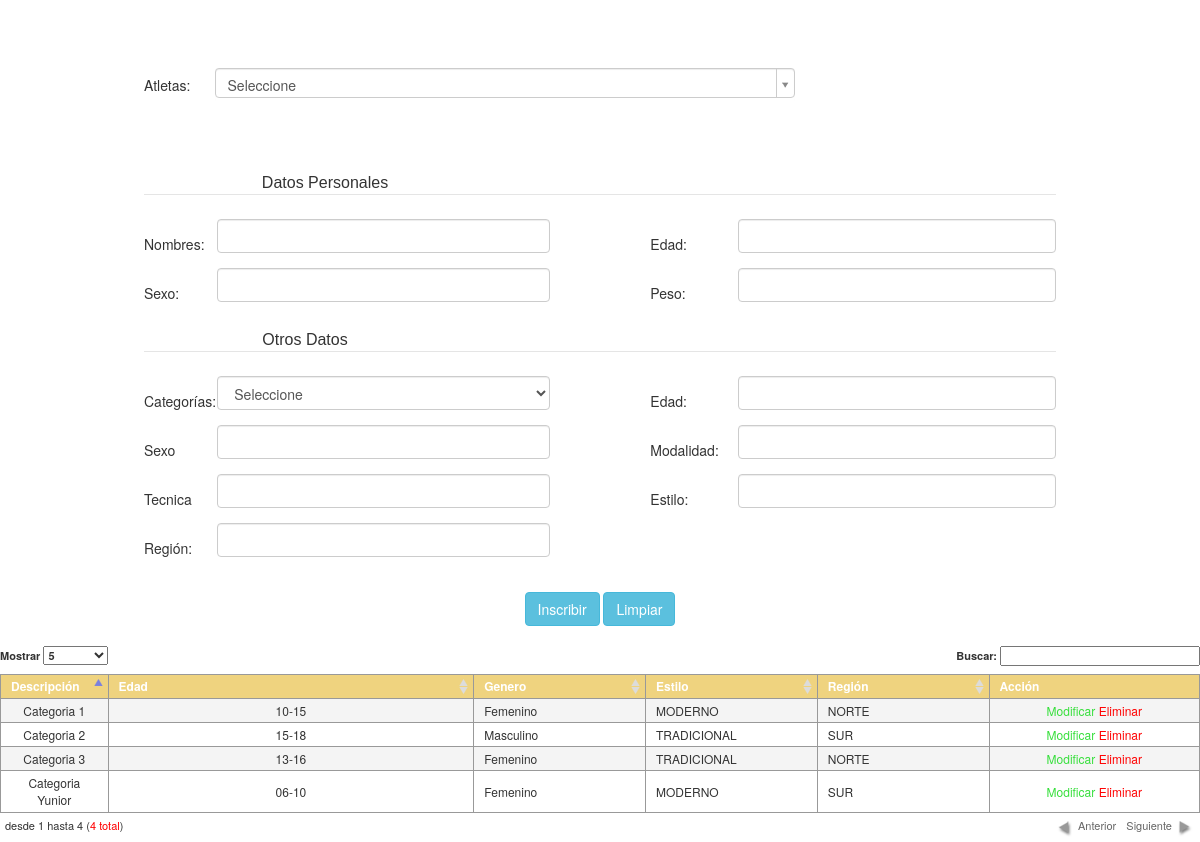
/vista/inscripcion.php, run on an earlier commit of the app's database.
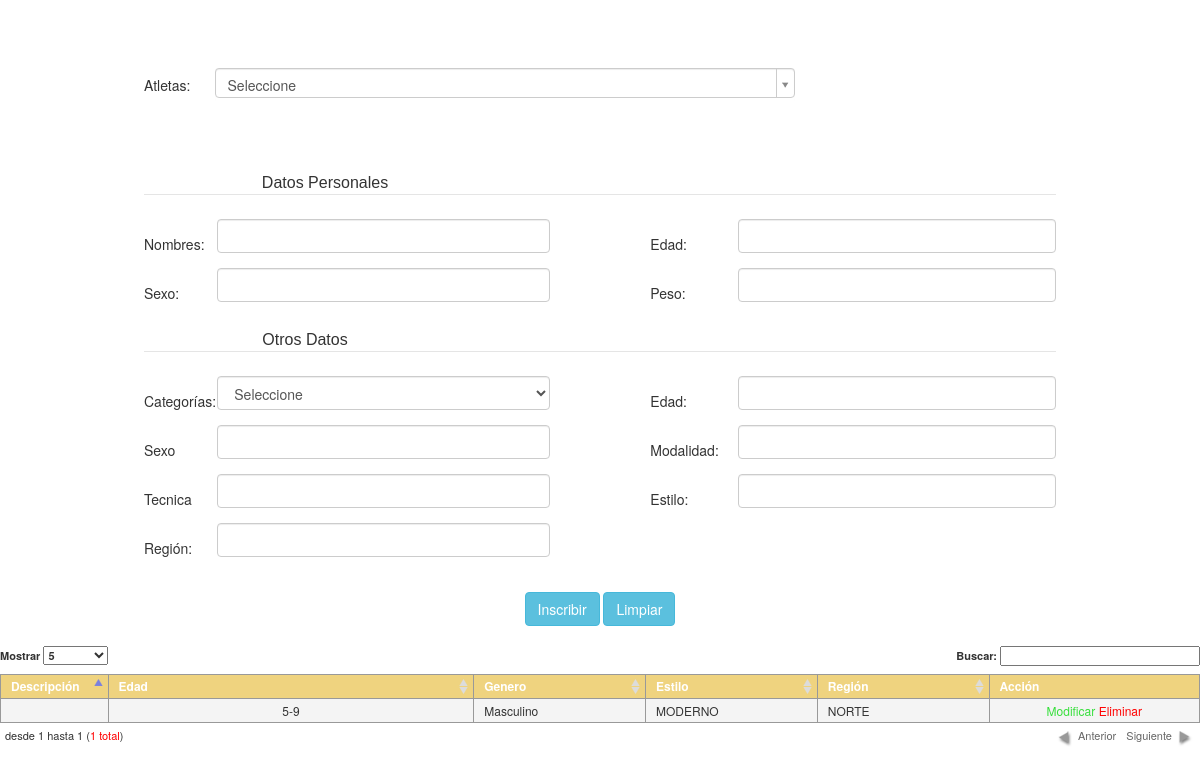
And on a later commit of the database.
### tables this page shows
CREATE TABLE `categorias` (
  `num_registro` int(11) NOT NULL AUTO_INCREMENT,
  `descripcion` varchar(20) NOT NULL,
  `edad` varchar(20) NOT NULL,
  `sexo` varchar(20) NOT NULL,
  `id_nivel` int(11) NOT NULL,
  `modalidad` int(11) NOT NULL,
  `id_estilo` varchar(20) NOT NULL,
  `id_region` varchar(20) NOT NULL,
  `id_tecnica` varchar(20) NOT NULL,
  `estatus` varchar(20) NOT NULL,
  `id_kilos` int(11) NOT NULL,
  PRIMARY KEY (`num_registro`)
);

CREATE TABLE `estilo` (
  `id_estilo` int(11) NOT NULL AUTO_INCREMENT,
  `nombre_estilo` varchar(25) DEFAULT NULL,
  PRIMARY KEY (`id_estilo`),
  KEY `id_estilo` (`id_estilo`)
);

CREATE TABLE `region` (
  `id_region` int(11) NOT NULL AUTO_INCREMENT,
  `nombre_region` varchar(25) DEFAULT NULL,
  KEY `id_region` (`id_region`)
);

### modelo/Conexion.php (called while the page is built, shortened)
<?php
class Conexion
{
    private static $_server   = 'localhost';
    private static $_user     = 'root';
    private static $_password = '123456';
    protected $bd             = 'wushu';
    private function _abrir_conn() {
        $this->_conn = new mysqli(self::$_server, self::$_user, self::$_password, $this->bd);
        if ((int) $this->_conn->connect_errno == 0) {
            $this->_state_conn = TRUE;
            $this->_conn->set_charset('utf8');
            return $this->_conn;
        }
    }
    public function _query($sql) {
        if ($this->_state_conn === TRUE) {
            $resultado = $this->_conn->query($sql);
            if($resultado){
                return $resultado;
            }else{
                return FALSE;
            }
        }
    }
    public function RetornarRegistros($sql) {
        $result = $this->_query($sql);
        if ($this->_state_conn === TRUE) {
             $count = $result->num_rows;
            if($count > 0){
            while ($row =$result->fetch_array()) {
                $rows[] = $row;
            }
            return $rows;
            }else{
                return FALSE;
            }
        }
    }
}

### vista/inscripcion.php (the view, shortened to what this page needs)
<?php
require_once '../modelo/Conexion.php';
$obj_conexion = new Conexion();
$datos     = "SELECT cedula, CONCAT_WS('-', nacionalidad, cedula, nombre )AS datos FROM atletas ";
$categoria = "SELECT  num_registro,  descripcion FROM categorias ";
$modalidad = "SELECT  num_registro,  descripcion FROM modalidades";
$estilo    = "SELECT  id_estilo,  nombre_estilo FROM estilo";
$region    = "SELECT  id_region,  nombre_region FROM region ";
$evento    = "SELECT  id_estatus,  estatus_evento FROM estatus_evento";
$d_resul   = $obj_conexion->RetornarRegistros($datos);
$resultec  = $obj_conexion->RetornarRegistros($categoria);
$resultado = $obj_conexion->RetornarRegistros($modalidad);
$result    = $obj_conexion->RetornarRegistros($estilo);
$resul     = $obj_conexion->RetornarRegistros($region);
$res       = $obj_conexion->RetornarRegistros($evento);
?>
<!DOCTYPE html>
<html>
    <head>
        <link href="../css/bootstrap.css" rel="stylesheet" media="screen"/>
        <link href="../css/estilos.css" rel="stylesheet" media="screen"/>
        <link href="../css/jquery.dataTables.css" rel="stylesheet" media="screen"/>
        <link href="../css/maquetacion.css" rel="stylesheet" media="screen"/>
        <link href="../css/select2.css" rel="stylesheet" media="screen"/>
        <link href="../css/select2-bootstrap.css" rel="stylesheet" media="screen"/>
    </head>
    <body>
        <div style="margin-top: 5%;position: relative;display: block">
            <form id="frminscripcion">
                <table width="912" border="0" align="center">
                    <tr>
                        <td width="79" height="50">Atletas:</td>
                        <td width="741">
                        </td>
                        <td width="351" >
                        </td>
                    </tr>
                </table>
                <table width="912" border="0" align="center" style="margin-top: 50px;">
                    <tr>
                        <td height="59" colspan="4" align="center">
                            <fieldset>
                                <legend>
                                    <span style="margin-left: -550px;
                                          color: #333333;
                                          font-family: Helvetica,Arial,sans-serif;
                                          font-size: 16px; ">  Datos Personales </span>
                                </legend>
                            </fieldset>
                        </td>
                    </tr>
                    <tr>
                        <td width="68">Nombres:</td>
                        <td width="328">
                            <div class="form-group">
                                <input type="text" class="form-control" disabled="disabled" style="background-color: #ffffff" id="nombre" name="nombre" value="" maxlength="10"/>
                            </div>
                        </td>
                        <td width="185"><span style="margin-left: 100px;">Edad:</span></td>
                        <td width="313">
                            <div class="form-group">
                                <input type="text" class="form-control" disabled="disabled" style="background-color: #ffffff" id="edad" name="edad" value="" />
                            </div>
                        </td>
                    </tr>
                    <tr>
                        <td>Sexo:</td>
                        <td>
                            <div class="form-group">
                                <input type="text" class="form-control" disabled="disabled" style="background-color: #ffffff" id="sexo" name="sexo" value="" maxlength="10"/>
                            </div>
                        </td>
                        <td><span style="margin-left: 100px;">Peso:</span></td>
                        <td>
                            <div class="form-group">
                                <input type="text" class="form-control" disabled="disabled" style="background-color: #ffffff" id="peso" name="peso" value="" />
                            </div>
                        </td>
                    </tr>
                    <tr>
                        <td height="59" colspan="4" align="center">
                            <fieldset>
                                <legend>
                                    <span style="margin-left: -590px;
                                          color: #333333;
                                          font-family: Helvetica,Arial,sans-serif;
                                          font-size: 16px; ">  Otros Datos </span>
                                </legend>
                            </fieldset>
                        </td>
                    </tr>
                    <tr>
                        <td>Categor&iacute;as:</td>
                        <td>
                            <div class="form-group">
                                <select name="categorias" class="form-control" id="categorias">
                                    <option value="0">Seleccione</option>
                                </select>
                            </div>
                        </td>
                        <td><span style="margin-left: 100px;">Edad:</span></td>
                        <td>
                            <div class="form-group">
                                <input type="text" class="form-control" disabled="disabled" style="background-color: #ffffff" id="edadc" name="edadc" value="" />
                            </div>
                        </td>
                    </tr>
                    <tr>
                        <td>Sexo</td>
                        <td>
                            <div class="form-group">
                                <input type="text" class="form-control" disabled="disabled" style="background-color: #ffffff" id="sexoc" name="sexoc" value="" />
                            </div>
                        </td>
                        <td><span style="margin-left: 100px;">Modalidad:</span></td>
                        <td>
                            <div class="form-group">
                                <input type="text" class="form-control" disabled="disabled" style="background-color: #ffffff" id="modalidad" name="modalidad" value="" />
                            </div>
                        </td>
                    </tr>
                    <tr>
                        <td>Tecnica</td>
                        <td>
                            <div class="form-group">
                                <input type="text" class="form-control" disabled="disabled" style="background-color: #ffffff" id="tecnica" name="tecnica" value="" />
                            </div>
                        </td>
                        <td><span style="margin-left: 100px;">Estilo:</span></td>
                        <td>
                            <div class="form-group">
                                <input type="text" class="form-control" disabled="disabled" style="background-color: #ffffff" id="estilo" name="estilo" value="" />
                            </div>
                        </td>
                    </tr>
                    <tr>
                        <td>Regi&oacute;n:</td>
                        <td>
                            <div class="form-group">
                                <input type="text" class="form-control" disabled="disabled" style="background-color: #ffffff" id="region" name="region" value="" />
                            </div>
                        </td>
                    </tr>
                    <tr>
                        <td colspan="4">&nbsp;</td>
                    </tr>
                    <tr>
                        <td colspan="4" align="center">
                            <button type="button" id="ingresar" class="btn btn-info">Inscribir</button>
                            <button type="button" id="limpiar" class="btn btn-info">Limpiar</button>
                        </td>
                    </tr>
                </table>
                <tr>
                    <td colspan="4" align="center">
                        <table border="0" id="tbl_inscripcion" class="dataTable">
                            <thead>
                                <tr>
                                    <th>Descripci&oacute;n</th>
                                    <th>Edad</th>
                                    <th>Genero</th>
                                    <th>Estilo</th>
                                    <th>Regi&oacute;n</th>
                                    <th>Acci&oacute;n</th>
                                </tr>
                            </thead>
                            <tbody>
                                <?php
                                $sql        = "SELECT
                                                    ca.descripcion,
                                                    ca.edad,
                                                    ca.sexo,
                                                    es.nombre_estilo AS estilo,
                                                    re.nombre_region AS region
                                                    FROM categorias ca
                                                    INNER JOIN estilo AS es ON ca.id_estilo = es.id_estilo
                                                    INNER JOIN region AS re ON ca.id_region = re.id_region";
                                $resgistros = $obj_conexion->RetornarRegistros($sql);
                                $es_array = is_array($resgistros) ? TRUE : FALSE;
                                if ($es_array == TRUE) {
                                    for ($i = 0; $i < count($resgistros); $i++) {
                                        ?>
                                        <tr>
                                            <td><?php echo $resgistros[$i]['descripcion'] ?></td>
                                            <td><?php echo $resgistros[$i]['edad'] ?></td>
                                            <td><?php echo $resgistros[$i]['sexo'] ?></td>
                                            <td><?php echo $resgistros[$i]['estilo'] ?></td>
                                            <td><?php echo $resgistros[$i]['region'] ?></td>
                                            <td>
                                                <span class="accion modificar">Modificar</span>
                                                <span class="accion eliminar">Eliminar</span>
                                            </td>
                                        </tr>
                                        <?php
                                    }
                                }
                                ?>
                            </tbody>
                        </table>
                    </td>
                </tr>
            </form>
        </div>
    </body>
</html>

### css/estilos.css (style rules this page uses)
.modificar { color :#37df3c }
.eliminar { color :#FF0000; }
.accion { cursor: pointer; }

### vista/inscripcion.php (style rules this page uses)
body { background-color: transparent; }

What changed in the data, as far as the page shows it:
removed categorias: descripcion "Categoria 2", edad "15-18", sexo "Masculino", id_estilo.nombre_estilo "TRADICIONAL", id_region.nombre_region "SUR"
removed categorias: descripcion "Categoria 3", edad "13-16", sexo "Femenino", id_estilo.nombre_estilo "TRADICIONAL", id_region.nombre_region "NORTE"
removed categorias: descripcion "Categoria Yunior", edad "06-10", sexo "Femenino", id_estilo.nombre_estilo "MODERNO", id_region.nombre_region "SUR"
changed categorias "MODERNO": edad "10-15" → "5-9"; sexo "Femenino" → "Masculino"; descripcion "Categoria 1" → (not shown)
Also different on the page:
text written by a page script: "Mostrar Buscar: desde 1 hasta 4 ( 4 total ) Anterior Siguiente" → "Mostrar Buscar: desde 1 hasta 1 ( 1 total ) Anterior Siguiente"
